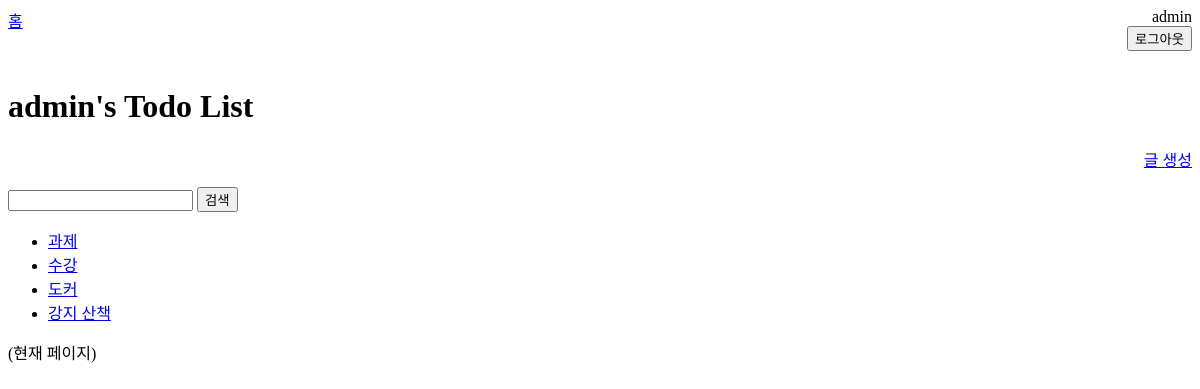
Page /todo/ (signed in) on the earlier database version.
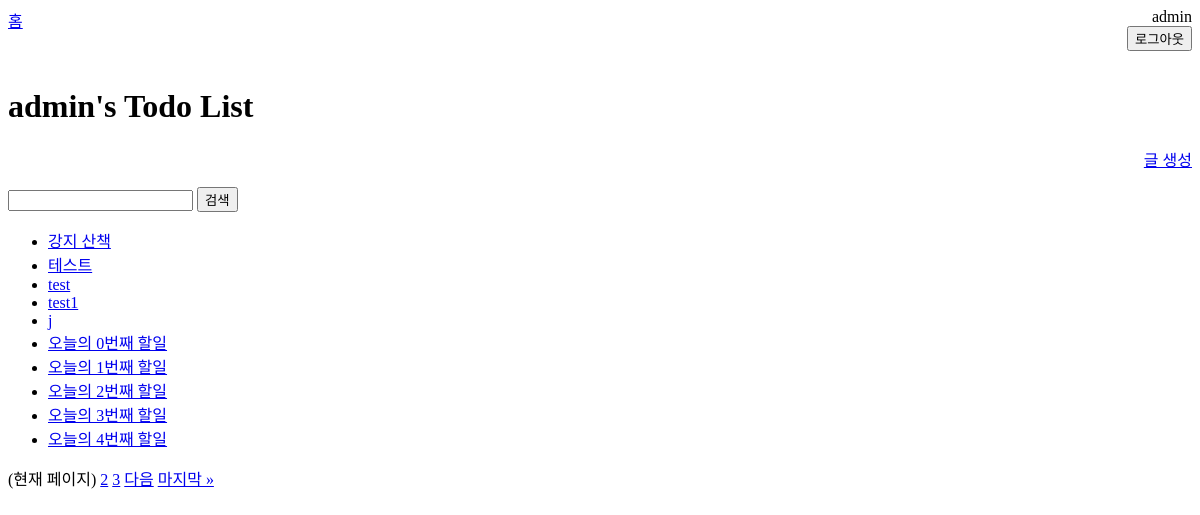
Same page on the later database version.
### todo/models.py (models this page shows, shortened)
class Todo(models.Model):
    user = models.ForeignKey(User, on_delete=models.CASCADE)
    title = models.CharField(max_length=50)
    description = models.TextField()
    start_date = models.DateField()
    end_date = models.DateField()
    is_completed=models.BooleanField(default=False)
    created_at = models.DateTimeField(auto_now_add=True)
    updated_at = models.DateTimeField(auto_now=True)

### todo/views.py (the view)
# urls.py: path("todo/", todo_list, name="todo_list"),
@login_required()
def todo_list(request):
    todos= Todo.objects.filter(user=request.user).order_by('created_at')
    q = request.GET.get('q') # GET 요청으로부터 q에 담긴 쿼리 파라미터를 가져옴
    if q:
     todos = todos.filter(
         Q(title__icontains=q) |
         Q(description__icontains=q)
     )
    paginator = Paginator(todos, 10)
    page = request.GET.get('page')
    page_obj = paginator.get_page(page)
    context = {
        'page_obj': page_obj
    }
    return render(request, 'todos/todo_list.html', context)

### templates/todos/todo_list.html (shortened to what this page needs)
{% extends 'todos/base.html' %}
{% block content %}
        <h1>{{ request.user.username }}'s Todo List</h1>
    {% if request.user.is_authenticated %}
        <p style="text-align: right">
        <a href='{% url 'todo_create' %}'>글 생성</a>
    </p>
    <form method="get" style="margin-bottom: 10px;">
        <input name="q" type="text" placeholder="검색어를 입력해주세요" value="{% if request.GET.q %}{{ request.GET.q }}{% endif %} ">
        <button>검색</button>
    </form>
    <ul>
        {% for todo in page_obj.object_list %}
            <li><a href="{% url 'todo_info' todo.id %}">{{ todo.title }}</a></li>
        {% endfor %}
    </ul>
    <div class="pagination">
        {% for i in page_obj.paginator.page_range %}
        	{% if page_obj.number == i %}
                <span>(현재 페이지)</span>
            {% elif i > page_obj.number|add:-3 and i < page_obj.number|add:3%}
                <a href="?page={{ i }}{% if request.GET.q %}&q={{ request.GET.q }}{% endif %}">{{ i }}</a>
            {% endif %}
        {% endfor %}
        {% if page_obj.has_next %}
            <a href="?page={{ page_obj.next_page_number }}">다음</a>
            <a href="?page={{ page_obj.paginator.num_pages }}">마지막 &raquo;</a>
        {% endif %}
    </div>
    {% endif %}
{% endblock %}

### templates/todos/base.html (shortened to what this page needs)
<html lang="en">
<head>
</head>
<body>
 <nav style="display: flex; justify-content: space-between">
     <div>
         <a href="{% url 'todo_list' %}">홈</a>
     </div>
     <div style="text-align: right">
         {% if request.user.is_authenticated %}
         <form action="{% url 'logout' %}" method="POST">
             {{ request.user.username }}<br>
             <button>로그아웃</button>
        </form>
         {% else %}
             <a href="{% url 'login' %}">로그인</a><br>
             <a href="{% url 'signup' %}">회원가입</a>
         {% endif %}
     </div>
 </nav>
    {% block content %}{% endblock %}
</body>
</html>

Differences in the rows shown:
removed Todo: title "과제"
removed Todo: title "수강"
removed Todo: title "도커"
added Todo: title "테스트"
added Todo: title "test"
added Todo: title "test1"
added Todo: title "j"
added Todo: title "오늘의 0번째 할일"
added Todo: title "오늘의 1번째 할일"
added Todo: title "오늘의 2번째 할일"
added Todo: title "오늘의 3번째 할일"
added Todo: title "오늘의 4번째 할일"
Other differences:
new list line: "2"
new list line: "3"
text now shown: "다음 마지막 »"
